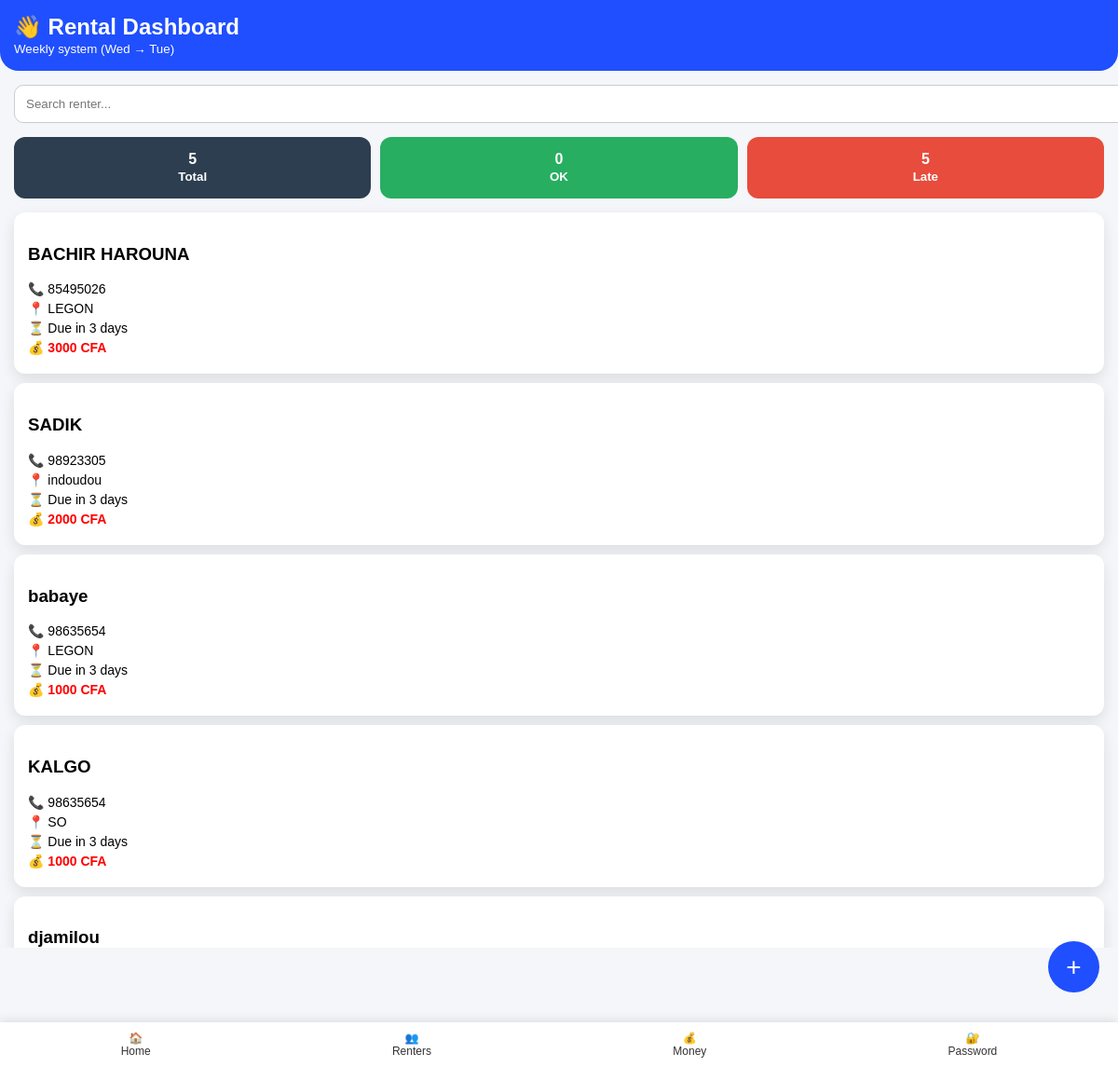
The app's page /dashboard (signed in) with its own data.
### tables this page shows
CREATE TABLE renters (
            id INTEGER PRIMARY KEY AUTOINCREMENT,
            name TEXT,
            phone TEXT,
            address TEXT,
            start_date TEXT,
            due_date TEXT,
            paid TEXT,
            last_payment_date TEXT
        );

### app.py (the view)
@app.route("/dashboard")
def dashboard():
    if "user" not in session:
        return redirect("/login")
    conn = sqlite3.connect("database.db")
    c = conn.cursor()
    filter_type = request.args.get("filter")
    search = request.args.get("search", "")
    if search:
        c.execute("""
            SELECT * FROM renters
            WHERE name LIKE ? OR phone LIKE ? OR address LIKE ?
        """, (f"%{search}%", f"%{search}%", f"%{search}%"))
    else:
        c.execute("SELECT * FROM renters")
    renters = c.fetchall()
    today = datetime.now().date()
    updated = []
    paid_count = 0
    late_count = 0
    for r in renters:
        due_info, debt = get_status(r[0], r[4], today, c)
        debt = int(debt)
        if debt > 0:
            status = "late"
            late_count += 1
        else:
            status = "paid"
            paid_count += 1
        row = r + (due_info, debt, status)
        updated.append(row)
    conn.close()
    if filter_type == "paid":
        updated = [r for r in updated if r[-1] == "paid"]
    elif filter_type == "overdue":
        updated = [r for r in updated if r[-1] == "late"]
    return render_template(
        "index.html",
        renters=updated,
        total=len(renters),
        paid=paid_count,
        overdue=late_count
    )

### app.py (called while the page is built)
def get_week_range(today):
    weekday = today.weekday()
    days_since_wed = (weekday - 2) % 7
    week_start = today - timedelta(days=days_since_wed)
    week_end = week_start + timedelta(days=6)
    return week_start, week_end

def get_status(renter_id, start_date, today, cursor):
    week_start, week_end = get_week_range(today)
    days_left = (week_end - today).days
    if days_left < 0:
        days_left = 0
    due_info = f"Due in {days_left} days"
    cursor.execute("""
        SELECT SUM(amount) FROM payments
        WHERE renter_id=?
    """, (renter_id,))
    total_paid = cursor.fetchone()[0] or 0
    start_date = datetime.strptime(start_date, "%Y-%m-%d").date()
    current_week_start, _ = get_week_range(today)
    start_week_start, _ = get_week_range(start_date)
    weeks_passed = ((current_week_start - start_week_start).days // 7) + 1
    if weeks_passed < 1:
        weeks_passed = 1
    expected = weeks_passed * WEEKLY_FEE
    debt = expected - total_paid
    if debt < 0:
        debt = 0
    return due_info, debt

### templates/index.html (shortened to what this page needs)
<!DOCTYPE html>
<html>
<head>
</head>
<body>
<div class="header">
    <h2 style="margin:0;">👋 Rental Dashboard</h2>
    <small>Weekly system (Wed → Tue)</small>
</div>
<form method="GET" action="/dashboard" class="search">
    <input type="text" name="search" placeholder="Search renter...">
</form>
<div class="stats">
    <a href="/dashboard" style="text-decoration:none;">
        <div class="card-stat total">
            <div>{{ total }}</div>
            <small>Total</small>
        </div>
    </a>
    <a href="/dashboard?filter=paid" style="text-decoration:none;">
        <div class="card-stat paid-bg">
            <div>{{ paid }}</div>
            <small>OK</small>
        </div>
    </a>
    <a href="/dashboard?filter=overdue" style="text-decoration:none;">
        <div class="card-stat overdue-bg">
            <div>{{ overdue }}</div>
            <small>Late</small>
        </div>
    </a>
</div>
{% for r in renters %}
<div class="card">
    <h3>{{ r[1] }}</h3>
    <div class="info">📞 {{ r[2] }}</div>
    <div class="info">📍 {{ r[3] }}</div>
    <div class="info">
        ⏳ {{ r[-3] }}
    </div>
    <div class="info">
        {% if r[-2]|int > 0 %}
            <span class="late">💰 {{ r[-2] }} CFA</span>
        {% else %}
            <span class="ok">💰 0 CFA</span>
        {% endif %}
    </div>
</div>
{% endfor %}
<a href="/add" class="add-btn">+</a>
<div class="bottom-nav">
    <a href="/home">🏠<br>Home</a>
    <a href="/renters">👥<br>Renters</a>
    <a href="/money">💰<br>Money</a>
    <a href="/verify-user">🔐<br>Password</a>
</div>
</body>
</html>

### templates/index.html (style rules this page uses)
body { margin: 0; font-family: Arial; background: #f4f6f9; }
.header { background: #1f4fff; color: white; padding: 15px; border-bottom-left-radius: 20px; border-bottom-right-radius: 20px; }
.search { margin: 15px; }
.search input { width: 100%; padding: 12px; border-radius: 10px; border: 1px solid #ccc; }
.stats { display: grid; grid-template-columns: repeat(3, 1fr); gap: 10px; margin: 15px; }
.card-stat { padding: 15px; border-radius: 12px; color: white; text-align: center; font-weight: bold; }
.total { background: #2c3e50; }
.overdue-bg { background: #e74c3c; }
.paid-bg { background: #27ae60; }
.card { background: white; margin: 10px 15px; padding: 15px; border-radius: 12px; box-shadow: 0 6px 15px rgba(0,0,0,0.1); }
.info { font-size: 14px; margin: 5px 0; }
.late { color: red; font-weight: bold; }
.add-btn { position: fixed; bottom: 80px; right: 20px; background: #1f4fff; color: white; width: 55px; height: 55px; border-radius: 50%; text-align: center; line-height: 55px; font-size: 28px; text-decoration: none; }
.bottom-nav { position: fixed; bottom: 0; left: 0; right: 0; background: white; display: flex; justify-content: space-around; padding: 10px 0; box-shadow: 0 -2px 10px rgba(0,0,0,0.1); font-size: 12px; }
.bottom-nav a { text-decoration: none; color: #333; text-align: center; }

### records on screen
renters: name "BACHIR HAROUNA", phone "85495026", address "LEGON", r "Due in 3 days", r "3000"
renters: name "SADIK", phone "98923305", address "indoudou", r "Due in 3 days", r "2000"
renters: name "babaye", phone "98635654", address "LEGON", r "Due in 3 days", r "1000"
renters: name "KALGO", phone "98635654", address "SO", r "Due in 3 days", r "1000"
renters: name "djamilou"

### other values on screen
{{ total }} "5"
{{ paid }} "0"
{{ overdue }} "5"
